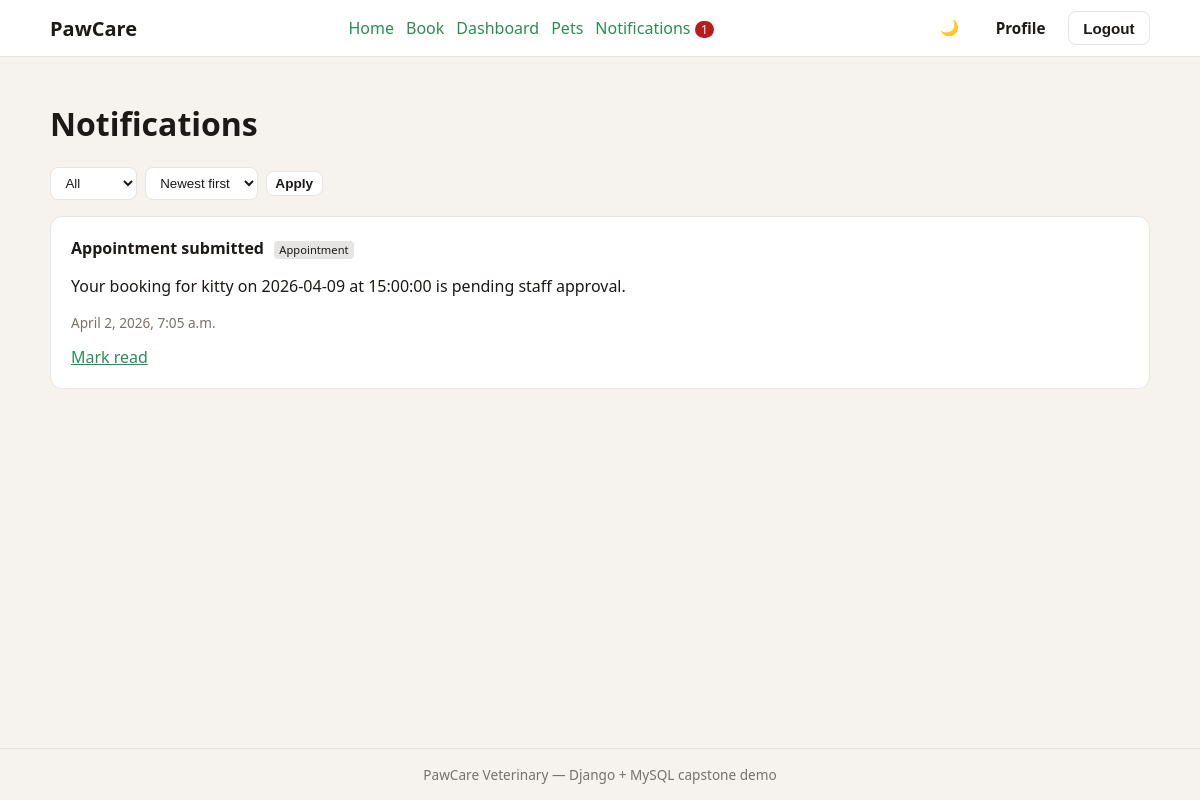
/notifications/ (signed in), run on the app's committed database.
### clinic/models.py (models this page shows, shortened)
class Notification(models.Model):
    class Kind(models.TextChoices):
        APPOINTMENT = "appointment", "Appointment"
        FOLLOWUP = "followup", "Follow-up"
        VACCINATION = "vaccination", "Vaccination"
        SYSTEM = "system", "System"
    user = models.ForeignKey(
        settings.AUTH_USER_MODEL, on_delete=models.CASCADE, related_name="notifications"
    )
    kind = models.CharField(max_length=32, choices=Kind.choices, default=Kind.SYSTEM)
    title = models.CharField(max_length=200)
    body = models.TextField(blank=True)
    read = models.BooleanField(default=False)
    created_at = models.DateTimeField(auto_now_add=True)
    class Meta:
        ordering = ["-created_at"]

### clinic/views.py (the view)
# urls.py: path("notifications/", views.notifications_list, name="notifications"),
@login_required
def notifications_list(request):
    items = Notification.objects.filter(user=request.user)
    status_filter = request.GET.get("status")
    if status_filter == "unread":
        items = items.filter(read=False)
    elif status_filter == "read":
        items = items.filter(read=True)
    sort = request.GET.get("sort", "newest")
    if sort == "oldest":
        items = items.order_by("created_at")
    else:
        items = items.order_by("-created_at")
    return render(
        request,
        "clinic/notifications.html",
        {"notifications": items, "status_filter": status_filter, "sort": sort},
    )

### clinic/context_processors.py (called while the page is built)
def notification_badge(request):
    if request.user.is_authenticated:
        count = Notification.objects.filter(user=request.user, read=False).count()
        return {"unread_notification_count": count}
    return {"unread_notification_count": 0}

### templates/clinic/notifications.html (shortened to what this page needs)
{% extends "base.html" %}
{% block content %}
<h1>Notifications</h1>
<form method="get" class="filter-bar">
  <select name="status">
    <option value="">All</option>
  </select>
  <select name="sort">
    <option value="newest" {% if sort == "newest" %}selected{% endif %}>Newest first</option>
  </select>
  <button type="submit" class="btn-secondary btn-sm">Apply</button>
</form>
<ul class="notify-full">
  {% for n in notifications %}
    <li class="card {% if not n.read %}unread{% endif %}">
      <strong>{{ n.title }}</strong>
      <span class="tag">{{ n.get_kind_display }}</span>
      <p>{{ n.body }}</p>
      <p class="muted small">{{ n.created_at }}</p>
      {% if not n.read %}
        <a href="{% url 'clinic:notification_read' n.pk %}">Mark read</a>
      {% endif %}
    </li>
  {% empty %}
    <li class="muted">No notifications.</li>
  {% endfor %}
</ul>
{% endblock %}

### static/css/app.css (style rules this page uses)
:root { --bg: #f6f3ef; --surface: #ffffff; --text: #1c1917; --muted: #78716c; --primary: #2e8b57; --primary-dark: #236b44; --accent: #0ea5e9; --border: #e7e5e4; --danger: #b91c1c; --header-h: 3.5rem; }
* { box-sizing: border-box; }
body { margin: 0; font-family: "Segoe UI", system-ui, sans-serif; background: var(--bg); color: var(--text); min-height: 100vh; display: flex; flex-direction: column; }
a { color: var(--primary); }
.btn-primary, .btn-secondary, .btn-ghost { display: inline-block; padding: 0.45rem 0.9rem; border-radius: 8px; text-decoration: none; font-weight: 600; border: none; cursor: pointer; font-size: 0.95rem; }
.btn-secondary { background: var(--surface); color: var(--text); border: 1px solid var(--border); }
.btn-sm { padding: 0.25rem 0.55rem; font-size: 0.85rem; }
.card { background: var(--surface); border: 1px solid var(--border); border-radius: 12px; padding: 1.25rem; margin-bottom: 1rem; }
.search-bar, .filter-bar { display: flex; flex-wrap: wrap; gap: 0.5rem; align-items: center; margin: 1rem 0; }
.search-bar input[type="search"], .filter-bar input, .filter-bar select { padding: 0.45rem 0.65rem; border-radius: 8px; border: 1px solid var(--border); background: var(--surface); color: var(--text); }
.muted { color: var(--muted); }
.small { font-size: 0.85rem; }
.notify-full { list-style: none; padding: 0; }
.notify-full li { margin-bottom: 0.75rem; }
.tag { display: inline-block; font-size: 0.7rem; padding: 0.1rem 0.35rem; border-radius: 4px; background: var(--border); margin-left: 0.35rem; }

### data on the page
Notification: title "Appointment submitted", kind "Appointment", body "Your booking for kitty on 2026-04-09 at 15:00:00 is pending staff approval.", created_at "April 2, 2026, 7:05 a.m.", read "Mark read"

### other printed values
{{ unread_notification_count }} "1"
